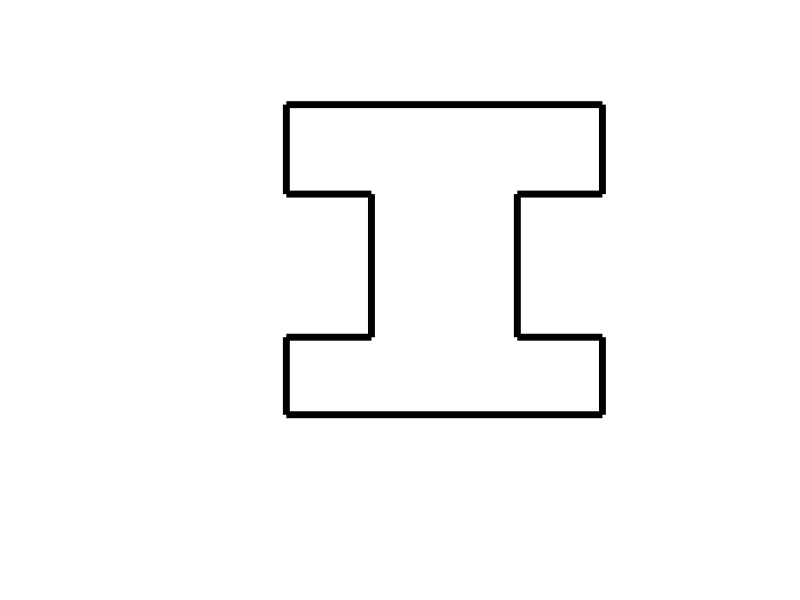

Write MATLAB code to recreate this figure. (Note: this script raises an error after producing the figure.)
%Modified by Roshinee Aloysius 23/07/14
%Plotting the beam

W=randi([20,30]);
plot([0,W],[0,0],'Color','black','linewidth',5);

hold on

l1=randi([10,15]);
plot([0,0],[0,l1],'Color','black','linewidth',5);

plot([W,W],[0,l1],'Color','black','linewidth',5);

w=randi([7,12]);
a=(W-w)/2;
b=a+w;
plot([0,a],[l1,l1],'Color','black','linewidth',5);
plot([b,W],[l1,l1],'Color','black','linewidth',5);

l2=randi([20,30]);
plot([a,a],[l1,(l1+l2)],'Color','black','linewidth',5);
plot([b,b],[l1,(l1+l2)],'Color','black','linewidth',5);

plot([0,a],[(l1+l2),(l1+l2)],'Color','black','linewidth',5);
plot([b,W],[(l1+l2),(l1+l2)],'Color','black','linewidth',5);

l3=randi([12,17]);

%random integer l3
%L=l1+l2+l3

L=l1+l2+l3;

plot([0,0],[(l1+l2),L],'Color','black','linewidth',5);
plot([W,W],[(l1+l2),L],'Color','black','linewidth',5);

plot([0,W],[L,L],'Color','black','linewidth',5);

axis([-15 (W+10) -20 (L+10)])
axis off

%labelling the beam

%Also label l1 and l3 on rhs of diagram

arrow([(W/2),-5],[W,-5],'linewidth',2);
arrow([(W/2),-5],[0,-5],'linewidth',2);

arrow([-5,(L/2)],[-5,L],'linewidth',2);
arrow([-5,(L/2)],[-5,0],'linewidth',2);

arrow([(a-2.5),(L/2)],[(a-2.5),(l1+l2)],'linewidth',2);
arrow([(a-2.5),(L/2)],[(a-2.5),l1],'linewidth',2);

arrow([(W/2),(l1+2.5)],[a,(l1+2.5)],'linewidth',2);
arrow([(W/2),(l1+2.5)],[b,(l1+2.5)],'linewidth',2);

arrow([(W+2.5),(l1+l2+l3/2)],[(W+2.5),(L)],'linewidth',2);
arrow([(W+2.5),(l1+l2+l3/2)],[(W+2.5),l1+l2],'linewidth',2);

Wlabel=strcat(num2str(W),'mm');
Llabel=strcat(num2str(L),'mm');
wlabel=strcat(num2str(w),'mm');
llabel=strcat(num2str(l2),'mm');
l1label=strcat(num2str(l1),'mm');

text((W/2.5),-10,Wlabel,'fontsize',12,'fontweight','bold');
text(-12,(L/2),Llabel,'fontsize',12,'fontweight','bold');
text((W/2.5),(l1-2.5),wlabel,'fontsize',12,'fontweight','bold');
text((a-9),(L/2),llabel,'fontsize',12,'fontweight','bold');
text((W+4),(l1+l2+l3/2),l1label,'fontsize',12,'fontweight','bold');

text(a/2,l1-3,'b','fontsize',12,'fontweight','bold');
text(b+a/2,l1-3,'b','fontsize',12,'fontweight','bold');
text(a/2,l1+l2+3,'b','fontsize',12,'fontweight','bold');
text(b+a/2,l1+l2+3,'b','fontsize',12,'fontweight','bold');

%Indicating level

a1=rectangle('Position',[W-10,L+6,2,3],'Curvature',[1,1],'LineWidth',1.5,'FaceColor','y');
a2=rectangle('Position',[W-7,L+6,2,3],'Curvature',[1,1],'LineWidth',1.5,'FaceColor','y');
a3=rectangle('Position',[W-4,L+6,2,3],'Curvature',[1,1],'LineWidth',1.5);
a4=rectangle('Position',[W-1,L+6,2,3],'Curvature',[1,1],'LineWidth',1.5);
a5=rectangle('Position',[W+2,L+6,2,3],'Curvature',[1,1],'LineWidth',1.5);

hold off
